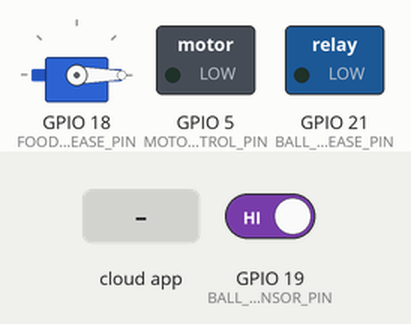
This sketch was run on a simulated ESP32. Shown: servo, switched loads named in the sketch (green lamp = pin HIGH). The inputs (shaded band) are chosen by the test bench; at power-on: GPIO 19 (BALL_SENSOR_PIN) HIGH. WiFi joins after 1.5 s; servers stay silent unless stated; what the sketch prints to the serial monitor is not drawn.

Above: at 2.7 s.
2.8 s: the phone or cloud app sets Ball.Thrower to 1
At 3.6 s:
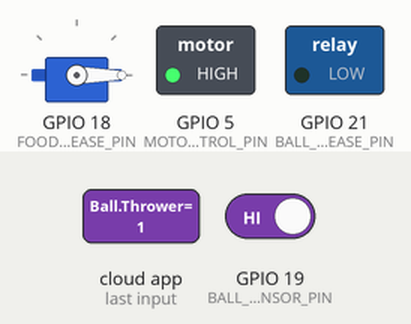
5.8 s: GPIO 19 (BALL_SENSOR_PIN) driven LOW
At 6.9 s:
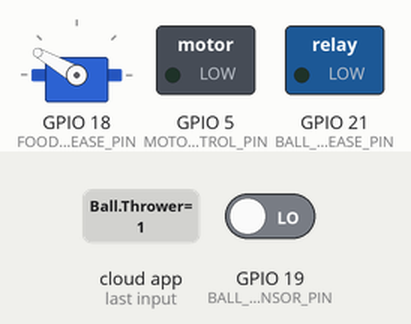
8.5 s: the phone or cloud app sets Ball.Thrower to 0
At 9.0 s:
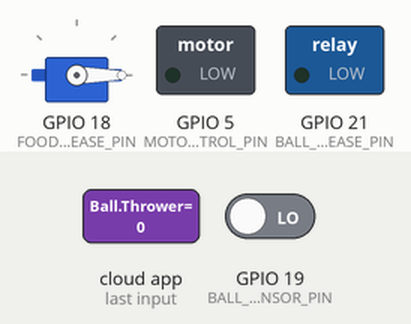
Timing chart, 0 to 11.5 s (numbered marks = the images above; inputs shaded):
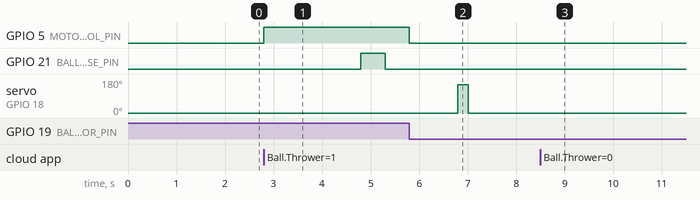

Measured:
- after the input at 2.8 s, GPIO 5 (MOTOR_CONTROL_PIN): LOW → HIGH at once; GPIO 21 (BALL_RELEASE_PIN): LOW → HIGH after 2.0 s, → LOW 0.50 s later
- after the input at 5.8 s, servo on GPIO 18 (FOOD_RELEASE_PIN): 0° → 150° after 1.0 s, → 0° 0.21 s later
- after the input at 8.5 s, GPIO 5 (MOTOR_CONTROL_PIN): stays LOW (without the input it goes to HIGH after 1.5 s); GPIO 21 (BALL_RELEASE_PIN): stops changing and stays LOW

The sketch:

Ball_Launcher.ino
```cpp
#include <Arduino.h>
#include <WiFi.h>
#include <ESP32Servo.h>
#include "fauxmoESP.h"

#define FOOD_RELEASE_PIN        18
#define BALL_RELEASE_PIN        21
#define BALL_SENSOR_PIN         19
#define MOTOR_CONTROL_PIN       5

#define FOOD_OPEN               150
#define FOOD_CLOSED             0

/*
 * #define WIFI_SSID ""
 * #define WIFI_PASS ""
 */
#define WIFI_SSID ""
#define WIFI_PASS ""

#define DEVICE_ID               "Ball Thrower"

bool enable_game;
bool launch_ball;

fauxmoESP fauxmo;
Servo myservo;

int treat_count;

void wifiSetup() {

    // Set WIFI module to STA mode
    WiFi.mode(WIFI_STA);

    // Connect
    Serial.printf("[WIFI] Connecting to %s ", WIFI_SSID);
    WiFi.begin(WIFI_SSID, WIFI_PASS);

    // Wait
    while (WiFi.status() != WL_CONNECTED) {
        Serial.print(".");
        delay(100);
    }
    Serial.println();

    // Connected!
    Serial.printf("[WIFI] STATION Mode, SSID: %s, IP address: %s\n", WiFi.SSID().c_str(), WiFi.localIP().toString().c_str());

}

void setup() {

    Serial.begin(115200);

    pinMode(MOTOR_CONTROL_PIN, OUTPUT);
    pinMode(BALL_RELEASE_PIN, OUTPUT);
    pinMode(BALL_SENSOR_PIN, INPUT_PULLUP);

    digitalWrite(BALL_RELEASE_PIN, LOW);
    digitalWrite(MOTOR_CONTROL_PIN, LOW);

    enable_game = false;
    launch_ball = false;
    treat_count = 3;

    ESP32PWM::allocateTimer(0);
    ESP32PWM::allocateTimer(1);
    ESP32PWM::allocateTimer(2);
    ESP32PWM::allocateTimer(3);

    myservo.setPeriodHertz(50);
    myservo.attach(FOOD_RELEASE_PIN, 1000, 2000);

    myservo.write(FOOD_CLOSED);

    wifiSetup();

    fauxmo.createServer(true);
    fauxmo.setPort(80);
    fauxmo.enable(true);
    fauxmo.addDevice(DEVICE_ID);

    fauxmo.onSetState([](unsigned char device_id, const char * device_name, bool state, unsigned char value) {
        Serial.printf("[MAIN] Device #%d (%s) state: %s\n", device_id, device_name, state ? "ON" : "OFF");

        if (strcmp(device_name, DEVICE_ID)==0) {
            if(state) {
                enable_game = true;
                launch_ball = true;
            } else {
                enable_game = false;
                launch_ball = false;

                digitalWrite(BALL_RELEASE_PIN, LOW);
                digitalWrite(MOTOR_CONTROL_PIN, LOW);
            }
        }

    });

    Serial.println(" INITIALISED");
}

void loop() {

    fauxmo.handle();

    if(enable_game) {
        if(launch_ball) {
            launch_ball = false;

            digitalWrite(MOTOR_CONTROL_PIN, HIGH);
            delay(2000);

            Serial.println(" BALL RELEASE");
            digitalWrite(BALL_RELEASE_PIN, HIGH);
            delay(500);
            digitalWrite(BALL_RELEASE_PIN, LOW);
            Serial.println(" BALL RELEASE END");

            delay(500);
            digitalWrite(MOTOR_CONTROL_PIN, LOW);
        }

        if(!digitalRead(BALL_SENSOR_PIN)) {

            Serial.println(" BALL SENSOR TRIGGERED");

            if(treat_count == 3)
            {
                treat_count = 0;
                Serial.println(" GIVE TREAT");

                delay(1000);
                myservo.write(FOOD_OPEN);
                delay(210);
                myservo.write(FOOD_CLOSED);
                delay(3000);
            }

            treat_count++;
            launch_ball = true;
        }
    }
}
```
